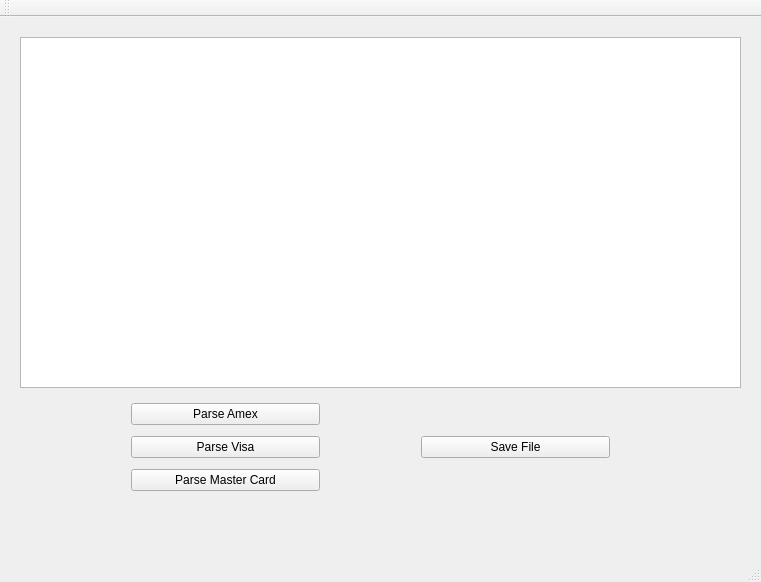
<?xml version="1.0" encoding="UTF-8"?>
<ui version="4.0">
 <class>MainWindow</class>
 <widget class="QMainWindow" name="MainWindow">
  <property name="geometry">
   <rect>
    <x>0</x>
    <y>0</y>
    <width>761</width>
    <height>582</height>
   </rect>
  </property>
  <property name="windowTitle">
   <string>MainWindow</string>
  </property>
  <widget class="QWidget" name="centralWidget">
   <widget class="QTextBrowser" name="fileContentsDisplay">
    <property name="geometry">
     <rect>
      <x>20</x>
      <y>20</y>
      <width>721</width>
      <height>351</height>
     </rect>
    </property>
   </widget>
   <widget class="QWidget" name="verticalLayoutWidget">
    <property name="geometry">
     <rect>
      <x>120</x>
      <y>370</y>
      <width>211</width>
      <height>121</height>
     </rect>
    </property>
    <layout class="QVBoxLayout" name="verticalLayout">
     <item>
      <widget class="QPushButton" name="loadAmex">
       <property name="text">
        <string>Parse Amex</string>
       </property>
      </widget>
     </item>
     <item>
      <widget class="QPushButton" name="loadVisa">
       <property name="text">
        <string>Parse Visa</string>
       </property>
      </widget>
     </item>
     <item>
      <widget class="QPushButton" name="loadMC">
       <property name="text">
        <string>Parse Master Card</string>
       </property>
      </widget>
     </item>
    </layout>
   </widget>
   <widget class="QWidget" name="verticalLayoutWidget_2">
    <property name="geometry">
     <rect>
      <x>410</x>
      <y>370</y>
      <width>211</width>
      <height>121</height>
     </rect>
    </property>
    <layout class="QVBoxLayout" name="verticalLayout_2">
     <item>
      <widget class="QPushButton" name="saveButton">
       <property name="text">
        <string>Save File</string>
       </property>
      </widget>
     </item>
    </layout>
   </widget>
  </widget>
  <widget class="QMenuBar" name="menuBar">
   <property name="geometry">
    <rect>
     <x>0</x>
     <y>0</y>
     <width>761</width>
     <height>24</height>
    </rect>
   </property>
  </widget>
  <widget class="QToolBar" name="mainToolBar">
   <attribute name="toolBarArea">
    <enum>TopToolBarArea</enum>
   </attribute>
   <attribute name="toolBarBreak">
    <bool>false</bool>
   </attribute>
  </widget>
  <widget class="QStatusBar" name="statusBar"/>
 </widget>
 <layoutdefault spacing="6" margin="11"/>
 <resources/>
 <connections/>
</ui>
